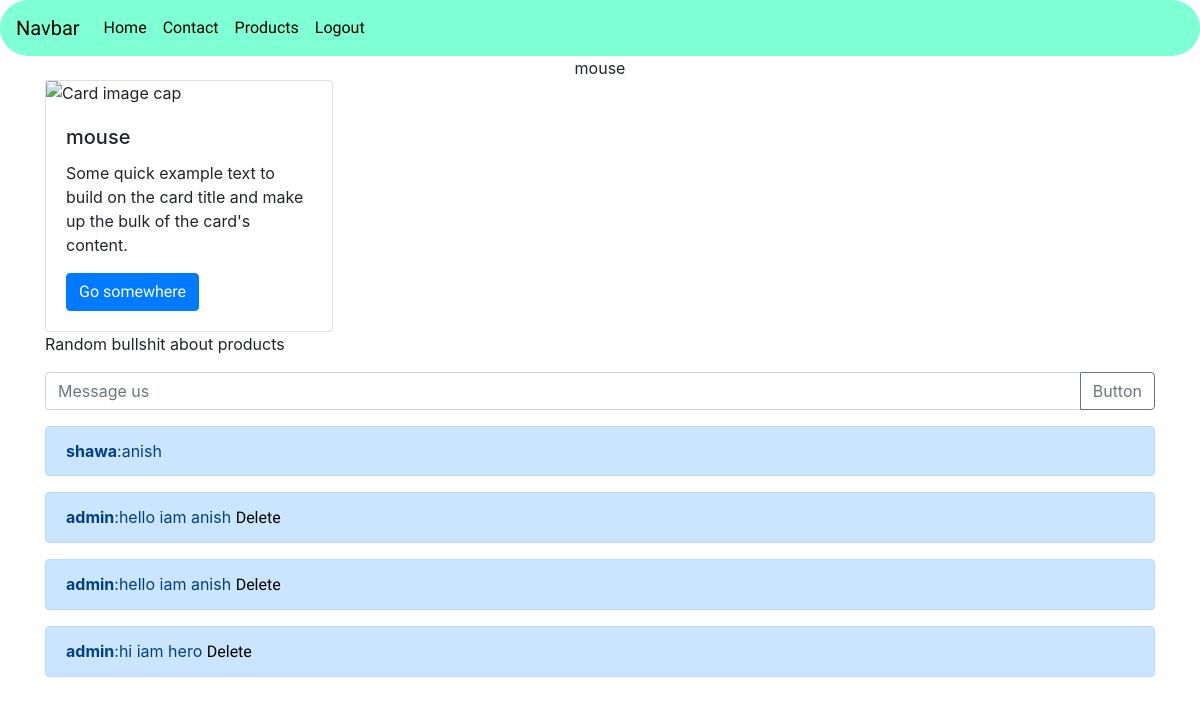
The app's page /rooms/gotham/ (signed in), older data.
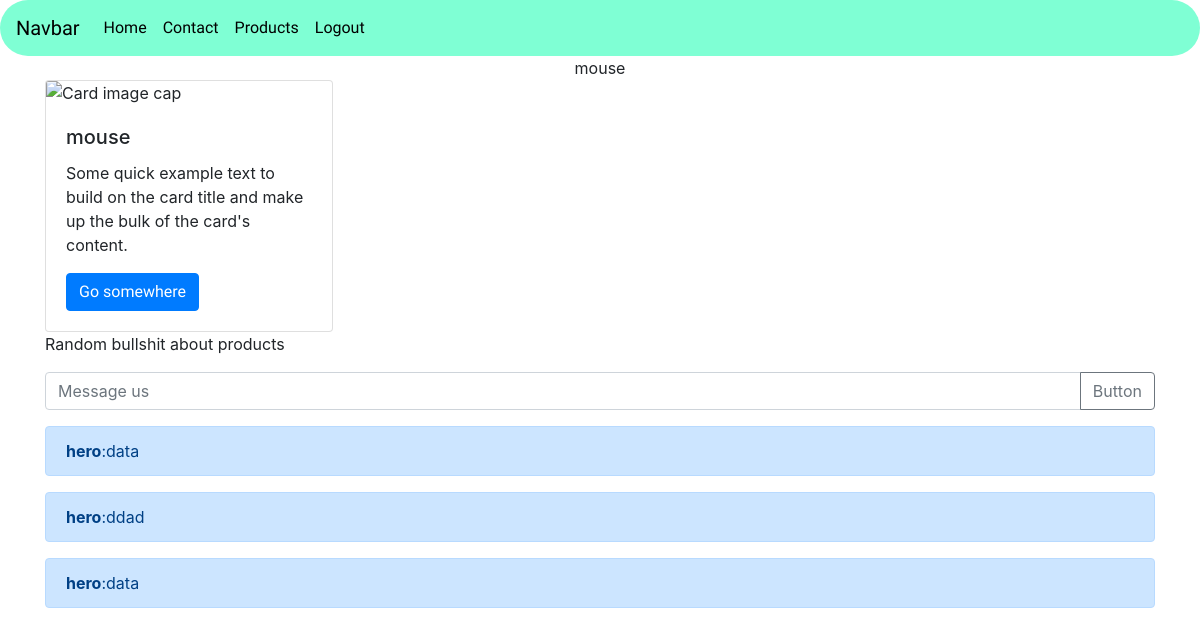
The same page, newer data.
### room/models.py (models this page shows)
class Room(models.Model):
    name=models.CharField(max_length=225)
    slug=models.SlugField(unique=True)

class Message(models.Model):
    room=models.ForeignKey(Room,related_name='messages',on_delete=models.CASCADE)
    user=models.ForeignKey(User,related_name='messages',on_delete=models.CASCADE)
    content=models.TextField()
    date_added=models.DateTimeField(auto_now_add=True)
    class Meta:
        ordering=('date_added',)

### room/views.py (the view)
# urls.py: path('rooms/',include('room.urls'))
@login_required
def room(request,slug):
    room=Room.objects.get(slug=slug)
    messages=Message.objects.filter(room=room)[0:25]
    print(messages)
    return render(request,"room.html",{'room':room,"messages":messages})

### templates/room.html (shortened to what this page needs)
{% extends 'base.html' %}
{% load static %}
{% block body %}
<link rel="stylesheet" href="{% static 'css/room.css' %}">
<center>{{room.name}}</center>
<div class="container">
<div class="card" style="width: 18rem;">
  <img class="card-img-top" src="..." alt="Card image cap">
  <div class="card-body">
    <h5 class="card-title">{{room.name}}</h5>
    <p class="card-text">Some quick example text to build on the card title and make up the bulk of the card's content.</p>
    <a href="#" class="btn btn-primary">Go somewhere</a>
  </div>
</div>
<p>Random bullshit about products</p>
<form id='form'>
  <div class="input-group mb-3">
  <input type="text" class="form-control" name="message" placeholder="Message us" aria-label="Recipient's username" aria-describedby="basic-addon2">
  <div class="input-group-append">
    <button class="btn btn-outline-secondary" type="submit">Button</button>
   </div>
  </div>
</form>
<div id="messages">
  {% for m in messages %}
  <div class="alert alert-primary" role="alert"><b>{{m.user.username}}</b>:{{m.content}}
    {% if request.user.username == m.user.username %}
    <a href="./{{m.id}}" class="text-center">Delete</a>
    {% endif %}
    <br></div>
  {% endfor %}
</div>
</div>
{% endblock %}

### templates/base.html (shortened to what this page needs)
{% load static %}
<!doctype html>
<html lang="en">
  <head>
    <link rel="stylesheet" href="https://cdn.jsdelivr.net/npm/bootstrap@4.0.0/dist/css/bootstrap.min.css">
    <link rel="stylesheet" href="{% static '/css/base.css' %}">
  </head>
  <body>
  <nav class="navbar navbar-expand-lg circle">
  <a class="navbar-brand" href="/">Navbar</a>
  <div class="collapse navbar-collapse" id="navbarSupportedContent">
    <ul class="navbar-nav mr-auto">
      <li class="nav-item active">
        <a class="nav-link" href="#">Home <span class="sr-only">(current)</span></a>
      </li>
      <li class="nav-item">
        <a class="nav-link" href="/contacts">Contact</a>
      </li>
      <li class="nav-item">
        <a class="nav-link" href="/rooms">Products</a>
      </li>
      <li class="nav-item">
        <a class="nav-link" href="/Logout">Logout</a>
      </li>
         </ul>
      </div>
  </nav> {% block body %} {% endblock %}
  </body>
</html>

### static/css/base.css (style rules this page uses)
.circle { background:aquamarine fixed; border-radius: 100px; }
.circle,a { color:black; font-family: 'Nunito Sans', sans-serif; }

### static/css/room.css (style rules this page uses)
.container { height: 90vh; }

Row changes from the older to the newer data that the page shows:
removed Message: user.username "shawa", content "anish"
removed Message: user.username "admin", content "hello iam anish"
removed Message: user.username "admin", content "hello iam anish"
removed Message: user.username "admin", content "hi iam hero"
added Message: user.username "hero", content "data"
added Message: user.username "hero", content "ddad"
added Message: user.username "hero", content "data"
